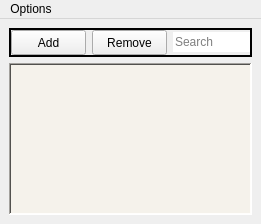
<?xml version="1.0" encoding="UTF-8"?>
<ui version="4.0">
 <class>MainWindow</class>
 <widget class="QMainWindow" name="MainWindow">
  <property name="geometry">
   <rect>
    <x>0</x>
    <y>0</y>
    <width>261</width>
    <height>224</height>
   </rect>
  </property>
  <property name="minimumSize">
   <size>
    <width>0</width>
    <height>0</height>
   </size>
  </property>
  <property name="windowTitle">
   <string>Remember Words</string>
  </property>
  <property name="styleSheet">
   <string notr="true">MainWindow{
background:
}


</string>
  </property>
  <property name="tabShape">
   <enum>QTabWidget::Rounded</enum>
  </property>
  <widget class="QWidget" name="centralwidget">
   <property name="styleSheet">
    <string notr="true"/>
   </property>
   <layout class="QVBoxLayout" name="verticalLayout">
    <item>
     <widget class="QFrame" name="frame">
      <property name="frameShape">
       <enum>QFrame::WinPanel</enum>
      </property>
      <layout class="QHBoxLayout" name="horizontalLayout">
       <property name="sizeConstraint">
        <enum>QLayout::SetMaximumSize</enum>
       </property>
       <property name="leftMargin">
        <number>0</number>
       </property>
       <property name="topMargin">
        <number>0</number>
       </property>
       <property name="rightMargin">
        <number>0</number>
       </property>
       <property name="bottomMargin">
        <number>0</number>
       </property>
       <item>
        <widget class="QPushButton" name="add_word_button">
         <property name="minimumSize">
          <size>
           <width>75</width>
           <height>25</height>
          </size>
         </property>
         <property name="styleSheet">
          <string notr="true"/>
         </property>
         <property name="text">
          <string>Add</string>
         </property>
        </widget>
       </item>
       <item>
        <widget class="QPushButton" name="remove_word_button">
         <property name="minimumSize">
          <size>
           <width>75</width>
           <height>25</height>
          </size>
         </property>
         <property name="text">
          <string>Remove</string>
         </property>
        </widget>
       </item>
       <item>
        <widget class="QLineEdit" name="search_bar">
         <property name="text">
          <string/>
         </property>
         <property name="frame">
          <bool>false</bool>
         </property>
         <property name="echoMode">
          <enum>QLineEdit::Normal</enum>
         </property>
         <property name="placeholderText">
          <string>Search</string>
         </property>
        </widget>
       </item>
      </layout>
     </widget>
    </item>
    <item>
     <widget class="QListWidget" name="word_bank">
      <property name="sizePolicy">
       <sizepolicy hsizetype="Preferred" vsizetype="Expanding">
        <horstretch>0</horstretch>
        <verstretch>0</verstretch>
       </sizepolicy>
      </property>
      <property name="font">
       <font>
        <family>Cascadia Mono Light</family>
        <pointsize>9</pointsize>
       </font>
      </property>
      <property name="styleSheet">
       <string notr="true">QListView{
background:rgb(245, 242, 235)
}

</string>
      </property>
      <property name="frameShape">
       <enum>QFrame::WinPanel</enum>
      </property>
      <property name="verticalScrollMode">
       <enum>QAbstractItemView::ScrollPerItem</enum>
      </property>
      <property name="resizeMode">
       <enum>QListView::Adjust</enum>
      </property>
     </widget>
    </item>
   </layout>
  </widget>
  <widget class="QMenuBar" name="menuBar">
   <property name="geometry">
    <rect>
     <x>0</x>
     <y>0</y>
     <width>261</width>
     <height>26</height>
    </rect>
   </property>
   <widget class="QMenu" name="menuOptions">
    <property name="title">
     <string>Options</string>
    </property>
    <addaction name="actionSettings"/>
    <addaction name="actionDownload_Database"/>
    <addaction name="actionUpload_Database"/>
    <addaction name="actionAdd_Definitions"/>
   </widget>
   <addaction name="menuOptions"/>
  </widget>
  <action name="actionSettings">
   <property name="text">
    <string>Settings</string>
   </property>
  </action>
  <action name="actionDownload_Database">
   <property name="text">
    <string>Download Database</string>
   </property>
  </action>
  <action name="actionUpload_Database">
   <property name="text">
    <string>Upload Database</string>
   </property>
  </action>
  <action name="actionAdd_Definitions">
   <property name="text">
    <string>Add Definitions</string>
   </property>
  </action>
 </widget>
 <resources/>
 <connections/>
</ui>
